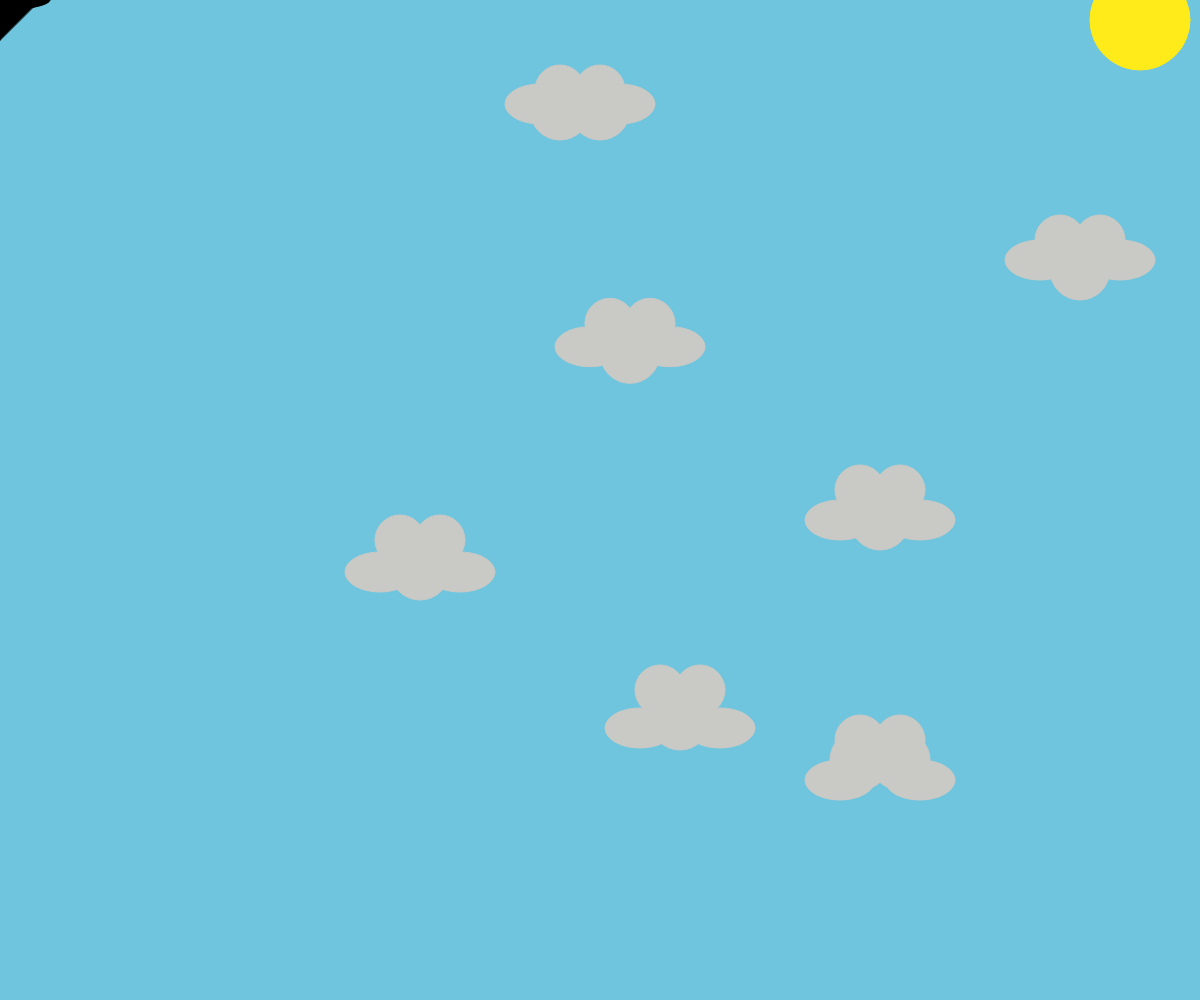
Frame 1 (no input)
Frame 60 (no input): identical to frame 1, image omitted
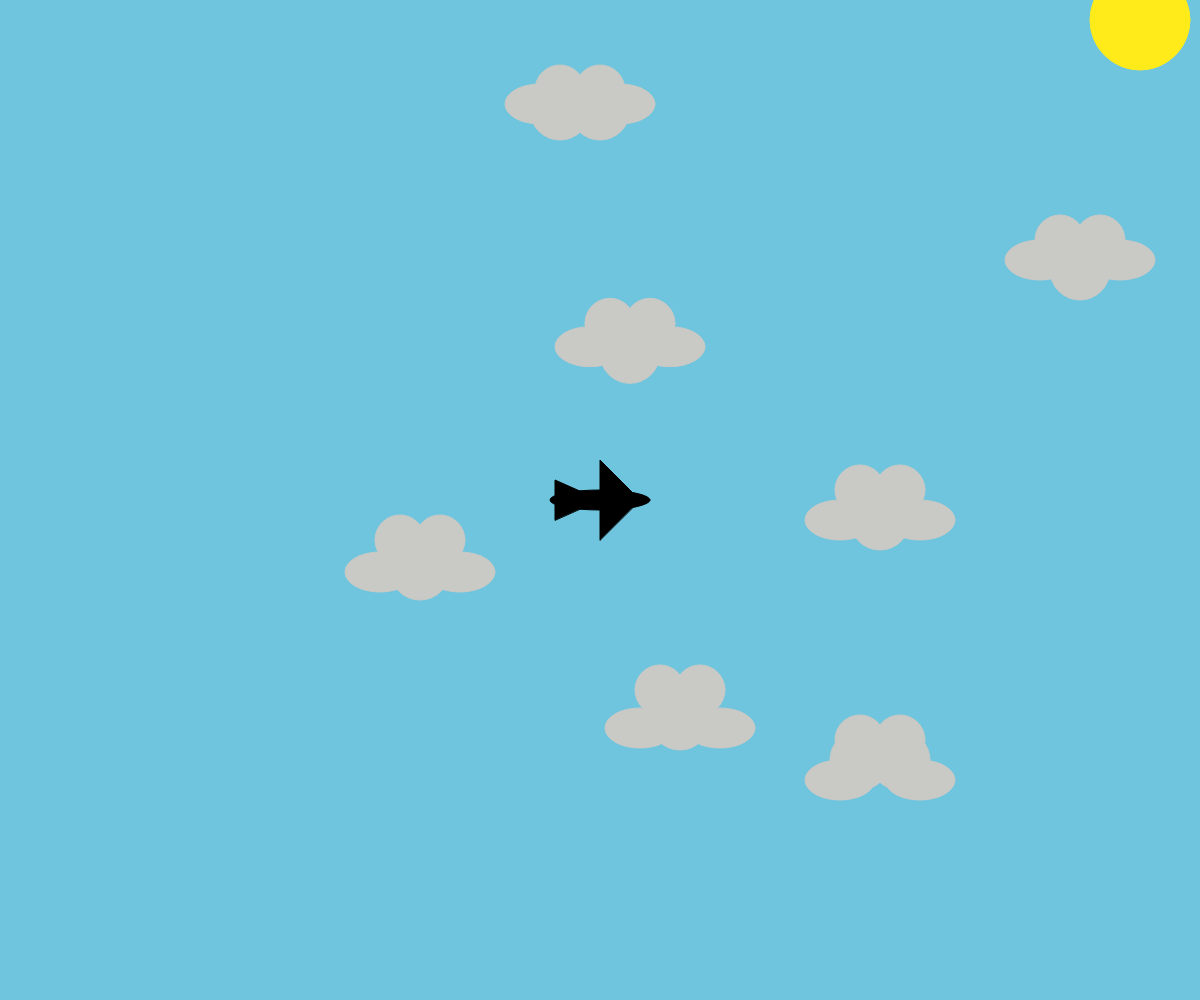
Frame 120 (the mouse pressed at the canvas centre since frame 60)

The p5.js sketch that drew these frames (run headless with seeded random() and noise() and a simulated clock; from frame 60 on, the mouse is pressed at the canvas centre):

// p5.js sketch
// ── sketch.js
// Interactive Story
// Arman Asryan
// Feb 11,2026

//---------------Global Variables----------------------

let currentBack = 1;
let bombX;
let bombY;
let bombActive = false;

//---------------First Background--------------------------------
function drawClouds1(x,y){
  stroke(201, 201, 197)
  fill(201, 201, 197)
  circle(x,y-10,50)
  circle(x-40,y-10,50)
  circle(x-20,y+20,60)
  ellipse(x+20,y+y/25,70,40)
  ellipse(x-60,y+y/25,70,40)
}

function drawClouds2(x,y){
  stroke(201, 201, 197)
  fill(201, 201, 197)
  circle(x,y-10,50)
  circle(x-40,y-10,50)
  circle(x-40,y+10,60)
  circle(x,y+10,60)
  ellipse(x+20,y+y/25,70,40)
  ellipse(x-60,y+y/25,70,40)
}

function drawBackground1(){
  background(111, 197, 222)

  //Sun
  fill(255, 235, 26)
  stroke(255, 235, 26)
  circle(windowWidth-windowWidth/20,20,100)
  
  //Clouds
  drawClouds1(windowWidth-100,windowHeight/4)
  drawClouds1(windowWidth-300,windowHeight/2)
  drawClouds1(windowWidth-550,windowHeight/3)
  drawClouds1(windowWidth-500,windowHeight-300)
  drawClouds1(windowWidth-760,windowHeight-450)
  
  drawClouds2(windowWidth/2,windowHeight/10)
  drawClouds2((windowWidth*3)/4,windowHeight-(windowHeight/4))
}

//-----------------------Second Background---------------------------------
function drawBackground2() {
   background(111, 197, 222)

  //Sun
  fill(255, 235, 26)
  stroke(255, 235, 26)
  circle(windowWidth-windowWidth/20,20,100)
  
  //Buildings
  fill(0)
  stroke(0)
  //First building with the windows
  rect(windowWidth/8,windowHeight-(windowHeight/3),windowWidth/5,windowHeight/3)
  fill(255,255,0)
  rect(windowWidth/7,windowHeight-(windowHeight/3.2),windowWidth/14,windowWidth/14)
  rect(windowWidth/4.3,windowHeight-(windowHeight/3.2),windowWidth/14,windowWidth/14)
  rect(windowWidth/7,windowHeight-(windowHeight/4.5),windowWidth/14,windowWidth/14)
  rect(windowWidth/4.3,windowHeight-(windowHeight/4.5),windowWidth/14,windowWidth/14)
  rect(windowWidth/7,windowHeight-(windowHeight/7.8),windowWidth/14,windowWidth/14)
  rect(windowWidth/4.3,windowHeight-(windowHeight/7.8),windowWidth/14,windowWidth/14)

  //Second building
  fill(0)
  rect(windowWidth/2.5,windowHeight-(windowHeight/2),windowWidth/5,windowHeight/2)
  fill(255,255,0)
  rect(windowWidth/2.35,windowHeight-(windowHeight/2.1),windowWidth/19,windowWidth/19)
  rect(windowWidth/1.93,windowHeight-(windowHeight/2.1),windowWidth/19,windowWidth/19)
  rect(windowWidth/2.35,windowHeight-(windowHeight/2.5),windowWidth/19,windowWidth/19)
  rect(windowWidth/1.93,windowHeight-(windowHeight/2.5),windowWidth/19,windowWidth/19)
  rect(windowWidth/2.35,windowHeight-(windowHeight/3.1),windowWidth/19,windowWidth/19)
  rect(windowWidth/1.93,windowHeight-(windowHeight/3.1),windowWidth/19,windowWidth/19)
  rect(windowWidth/2.35,windowHeight-(windowHeight/4.1),windowWidth/19,windowWidth/19)
  rect(windowWidth/1.93,windowHeight-(windowHeight/4.1),windowWidth/19,windowWidth/19)
  rect(windowWidth/2.35,windowHeight-(windowHeight/5.9),windowWidth/19,windowWidth/19)
  rect(windowWidth/1.93,windowHeight-(windowHeight/5.9),windowWidth/19,windowWidth/19)

  //
  fill(0)
  rect(windowWidth-(windowWidth/3),windowHeight-(windowHeight/2.5),windowWidth/3.5,windowHeight/2.5)
  fill(255,255,0)
  rect(windowWidth-(windowWidth/3.2),windowHeight-(windowHeight/2.7),windowWidth/16,windowWidth/16)
  rect(windowWidth-(windowWidth/4.5),windowHeight-(windowHeight/2.7),windowWidth/16,windowWidth/16)
  rect(windowWidth-(windowWidth/7.5),windowHeight-(windowHeight/2.7),windowWidth/16,windowWidth/16)
  rect(windowWidth-(windowWidth/3.2),windowHeight-(windowHeight/4),windowWidth/16,windowWidth/16)
  rect(windowWidth-(windowWidth/4.5),windowHeight-(windowHeight/4),windowWidth/16,windowWidth/16)
  rect(windowWidth-(windowWidth/7.5),windowHeight-(windowHeight/4),windowWidth/16,windowWidth/16)
  rect(windowWidth-(windowWidth/3.2),windowHeight-(windowHeight/7),windowWidth/16,windowWidth/16)
  rect(windowWidth-(windowWidth/4.5),windowHeight-(windowHeight/7),windowWidth/16,windowWidth/16)
  rect(windowWidth-(windowWidth/7.5),windowHeight-(windowHeight/7),windowWidth/16,windowWidth/16)
}

//----------------------------------------------Background 3---------------------------------
function drawBackground3() {
  background(0,4,53)

  //Stars
  noStroke()
  circle(50,50,10)
  circle(70,(windowHeight/2)-50,10)
  circle(windowWidth/2,50,10)
  fill("yellow")
  circle(windowWidth/2,(windowHeight*5)/6,10)
  crossStar(20,110,5,20)
  crossStar(windowWidth-40,110,5,20)
  fill("blue")
  crossStar(windowWidth-90,windowHeight-70,10,50)
  fill("red")
  crossStar(100,windowHeight-70,10,50)

  fill(255)
  crossStar(windowWidth-200,(windowHeight/2)+40,10,50)
  circle(90,60,10)
  crossStar(500,500,5,20)
  fill("red")
  crossStar(200,200,5,20)
  fill("lightblue")
  crossStar(80,500,5,40)
  fill(255,255,0)
  crossStar(300,300,8,30)
  fill(255)
  crossStar(200,390,8,30)
  //Planets
  fill(196,164,132)
  circle((windowWidth*2)/3,windowHeight/4,250)
  fill(0,4,53)
  circle((windowWidth*2)/3,windowHeight/4,200)
  fill(255,255,0)
  circle((windowWidth*2)/3,windowHeight/4,150)
  
 
}

function crossStar(x,y,w,h) {
  ellipse(x,y,w,h)
  ellipse(x,y,h,w)
}


//------------------------------------------Backgrond 4---------------------------------------------------------------------------

function drawBackground4() {
  background(255, 170, 1)
  noStroke()
  fill(255, 162, 2)
  circle(windowWidth/2,(windowHeight/2)-250,250)
  fill(254, 137, 2)
  circle(windowWidth/2,(windowHeight/2)-250,200)
  fill(99, 50, 13)
  triangle(0,(windowHeight*8)/9,0,windowHeight,windowWidth/4,500)
  fill(150, 75, 0)
  triangle(windowWidth/4,500,-5,windowHeight,windowWidth/2,windowHeight)
  fill(120, 80, 50)
  triangle(windowWidth-300,400,windowWidth/3,windowHeight,windowWidth/2,windowHeight)
  fill(150, 100, 0)
  triangle(windowWidth-300,400,windowWidth,windowHeight,windowWidth/2-10,windowHeight)
}

//----------------Characters-------------------------------------------

function jet(x,y) {
  //Fuselage
  fill(0)
  stroke(0)
  if (currentBack === 0){
    fill(255)
    stroke(255)
  }
  
  ellipse(x,y,100,20)
  fill(0)
  if(currentBack===0){
    fill(255)
    stroke(255)
  }

  stroke(0)
  if (currentBack === 0) {
    stroke(255)
  }

  //Wings and vertical stabilizer
  triangle(x,y,x-45,y-20,x-45,y+20)
  triangle(x+40,y,x,y-40,x,y+40)
}

function bomb(x,y) {
  noStroke()
  fill(0)    
  ellipse(x,y,80,100)
  triangle(x,y-30,x-50,y-70,x+50,y-70)
}

//-------------------Actions----------------------------

//Background changing
function mousePressed() {
  if (mouseButton === "center") {
    currentBack = currentBack + 1;
  }

  if (currentBack > 4) {
    currentBack = 0
  }
}

//Dropping a bomb
function keyPressed() {
  if (key === "b" && !bombActive) {
    //Take plane's coordinates as starting point
    bombX = mouseX; 
    bombY = mouseY;
    bombActive = true;
  }
}


function setup() {
  createCanvas(windowWidth, windowHeight);
}

function draw() {
  if (currentBack === 0) {
    drawBackground3()
  }
  else if (currentBack === 1) {
    drawBackground1()
  }
  else if (currentBack === 2) {
    drawBackground2()
  }
  else{
    drawBackground4()
  }
  
  jet(mouseX,mouseY)
  
  if (bombActive) {
    bomb(bombX,bombY)
    bombY = bombY + 10
  }
  if (bombY > windowHeight) {
    bombActive = false;
  }
}
